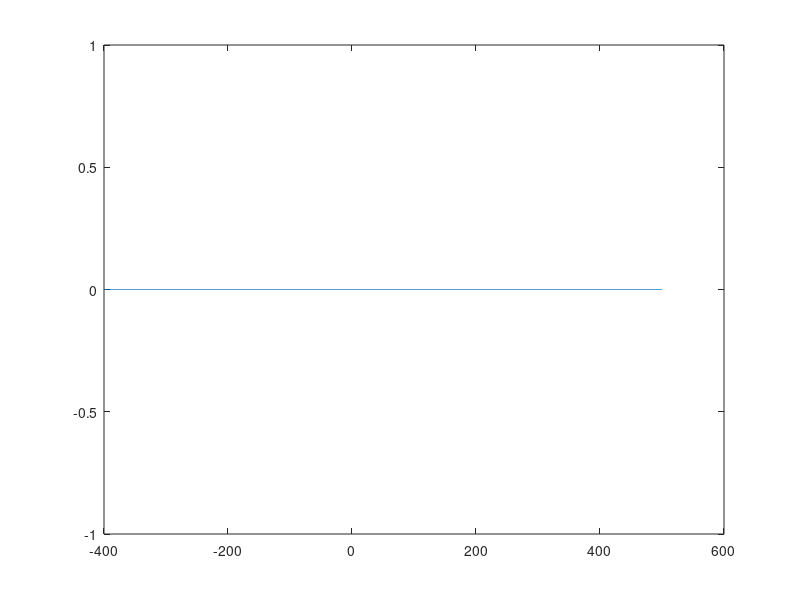

Recreate this plot in MATLAB. (Note: this script raises an error after producing the figure.)

% Paper to cite and code is based on
% [1]Kamchatnov, A., Kuo, Y., Lin, T., Horng, T., Gou, S., Clift, R., . . . Grimshaw, R. (2013).
% Transcritical flow of a stratified fluid over topography: 
% Analysis of the forced Gardner equation. 
% Journal of Fluid Mechanics, 736, 495-531. doi:10.1017/jfm.2013.556

% This code is Method of lines finite difference in space x and
% an ode solver is used to step forward in time

clear;
global nt h tau delta N up um alpha xend x0 epsilon gm l

tii=cputime;



%--------------------------------
%   Paramters for the problem
%
%------------------------------
% equation used -ut-delta*ux-6*alpha*u^2*ux+uxxx+Gx=0

tau=01.0;%time increments
alpha=-0.8% 4.8;%alpha
delta=1% -1;
gmx=(1)/(alpha^2)*(1-(2*alpha*delta)/(3))^(3/2) %eqn 2.12 [1]
gm=0.32%0.33;
l=10.0; % length of forcing l>>1
epsilon=1;
N=4000;% Number spatial pts
tend=85.0;




%spatial domain
xend=500;%xend
x0=-400;%x begin
h=abs((xend-x0)/N);%x increments
x=[x0:h:xend];% full x domain


%--------------------------------
%   Initial condition
%
%------------------------------
u=x;%quick way of making u have zeros say length as x
u=u*0;
u0=u;

%--------------------------------
%   Numerical solution
%------------------------------

plot(x,u0);%initial condition
tspan=[0:tau:tend];%time domain
for j=2:length(tspan)

    options = odeset('RelTol',1e-8,'AbsTol',1e-8);
    % Can play around with different matlab solvers
    [t un] = ode113('gkdvforce',[tspan(j-1) tspan(j)],u0,options);%finite difference scheme found in function gkdvforce
    u0=un(end,:);% put solution back into u0 to run again
   
    fprintf('time= %d \n ',t(end))
end

plot(x,un(end,:));
title(['Numerical Gardner    ',' t=  ',num2str(tend),'  \Delta= ',num2str(delta),' Gm= ',num2str(gm),' l= ',num2str(l),' alpha= ',num2str(alpha)])
timer = (cputime-tii)/60;
